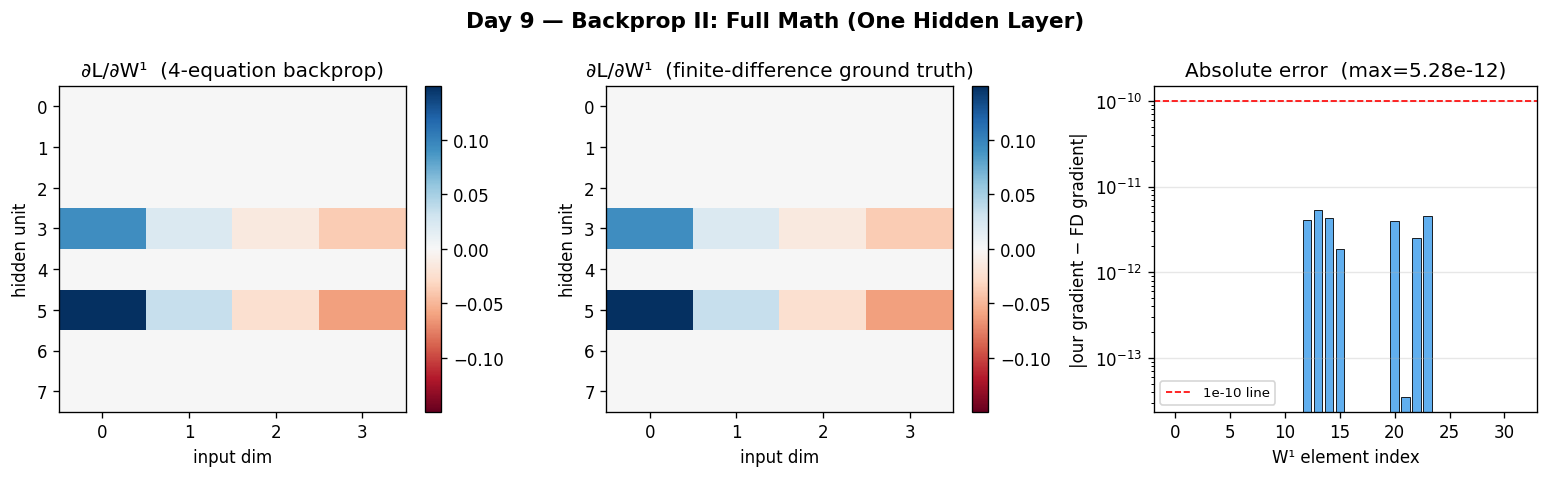

Write the Python code that produced this figure.
import numpy as np
import matplotlib.pyplot as plt

np.random.seed(42)
n0, n1, n2 = 4, 8, 1
W1 = np.random.randn(n1, n0) * 0.1
b1 = np.zeros(n1)
W2 = np.random.randn(n2, n1) * 0.1
b2 = np.zeros(n2)
x  = np.random.randn(n0)
y  = np.array([1.0])

# Forward
z1   = W1 @ x + b1
a1   = np.maximum(0, z1)
z2   = W2 @ a1 + b2
yhat = z2

# Backprop (4-equation derivation)
d2  = yhat - y
gW2 = d2[:, None] @ a1[None, :]
gb2 = d2
d1  = (W2.T @ d2) * (z1 > 0)
gW1 = d1[:, None] @ x[None, :]
gb1 = d1

# PyTorch-style finite-difference check
eps = 1e-5
def fwd(W1_, b1_, W2_, b2_):
    a1_ = np.maximum(0, W1_ @ x + b1_)
    yhat_ = W2_ @ a1_ + b2_
    return 0.5 * np.sum((yhat_ - y)**2)

L0 = fwd(W1, b1, W2, b2)
fd_gW1 = np.zeros_like(W1)
for i in range(W1.shape[0]):
    for j in range(W1.shape[1]):
        dW = np.zeros_like(W1); dW[i, j] = eps
        fd_gW1[i, j] = (fwd(W1+dW, b1, W2, b2) - fwd(W1-dW, b1, W2, b2)) / (2*eps)

# Visualise: our gradient vs finite-diff for W1
fig, axes = plt.subplots(1, 3, figsize=(13, 4))
fig.suptitle("Day 9 — Backprop II: Full Math (One Hidden Layer)", fontsize=13, fontweight="bold")

ax = axes[0]
vmax = max(np.abs(gW1).max(), np.abs(fd_gW1).max())
im = ax.imshow(gW1, cmap="RdBu", vmin=-vmax, vmax=vmax, aspect="auto")
ax.set_title("∂L/∂W¹  (4-equation backprop)")
ax.set_xlabel("input dim"); ax.set_ylabel("hidden unit")
plt.colorbar(im, ax=ax, fraction=0.046)

ax2 = axes[1]
im2 = ax2.imshow(fd_gW1, cmap="RdBu", vmin=-vmax, vmax=vmax, aspect="auto")
ax2.set_title("∂L/∂W¹  (finite-difference ground truth)")
ax2.set_xlabel("input dim"); ax2.set_ylabel("hidden unit")
plt.colorbar(im2, ax=ax2, fraction=0.046)

ax3 = axes[2]
diff = np.abs(gW1 - fd_gW1)
ax3.bar(range(diff.size), diff.ravel(), color="#61afef", edgecolor="k", linewidth=0.5)
ax3.set_title(f"Absolute error  (max={diff.max():.2e})")
ax3.set_xlabel("W¹ element index")
ax3.set_ylabel("|our gradient − FD gradient|")
ax3.set_yscale("log"); ax3.grid(True, alpha=0.3, axis="y")
ax3.axhline(1e-10, color="red", linewidth=1, linestyle="--", label="1e-10 line")
ax3.legend(fontsize=8)

plt.tight_layout()
plt.savefig("graph_DAY_9.png", dpi=120, bbox_inches="tight")
print("graph_DAY_9.png saved")
